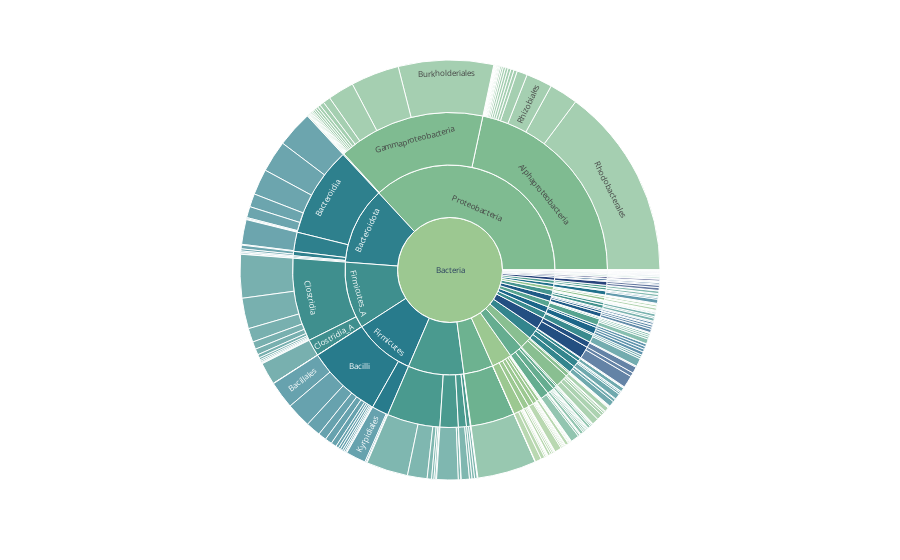

Source (notebook cell):
### Code cell
bact_df = gDF[gDF["superkingdom"] == "Bacteria"]

fig = px.sunburst(bact_df, path=['superkingdom', 'phylum', 'class', "order"], values='count',
                  color="phylum",# hover_data=['iso_alpha'],
                  color_discrete_sequence=sns.color_palette("crest", bact_df.phylum.nunique()).as_hex(),
                  )
                  #color_discrete_sequence=px.colors.qualitative.Antique,)
                  #px.colors.sequential
                  #color_continuous_scale='RdBu',
                  #color_continuous_midpoint=gDF['count']/6690)
                  #color_continuous_midpoint=np.average(df['lifeExp'], weights=df['pop']))
fig.update_layout(uniformtext=dict(minsize=8, mode='hide'))
fig.show()
#df.head()

### Figure 1 — Plotly figure (JSON) as saved in the notebook; plotly's stock layout.template omitted (floating-point values rounded to 4 significant figures; data arrays with more than 128 entries replaced by an {"elided": "..."} marker saying what was removed)
{"data": [{"branchvalues": "total", "customdata": {"elided": "394x1 str values"}, "domain": {"x": [0, 1], "y": [0, 1]}, "hovertemplate": "labels=%{label}<br>count=%{value}<br>parent=%{parent}<br>id=%{id}<br>phylum=%{customdata[0]}<extra></extra>", "ids": {"elided": "394 str values"}, "labels": {"elided": "394 str values"}, "marker": {"colors": {"elided": "394 str values"}}, "name": "", "parents": {"elided": "394 str values"}, "type": "sunburst", "values": {"elided": "394 int values"}}], "layout": {"autosize": true, "legend": {"tracegroupgap": 0}, "margin": {"t": 60}, "sunburstcolorway": ["#9cc891", "#92c491", "#89bf91", "#7fbb91", "#76b791", "#6db290", "#65ad90", "#5da890", "#57a490", "#509e90", "#4a9a8f", "#44948f", "#3f8f8e", "#398a8e", "#33858d", "#2e808d", "#287b8c", "#24768b", "#20718b", "#1d6c8a", "#1c6689", "#1d6187", "#1f5b86", "#215584", "#234f81", "#26497e", "#28437b", "#2a3d78", "#2b3774"], "uniformtext": {"minsize": 8, "mode": "hide"}}}
